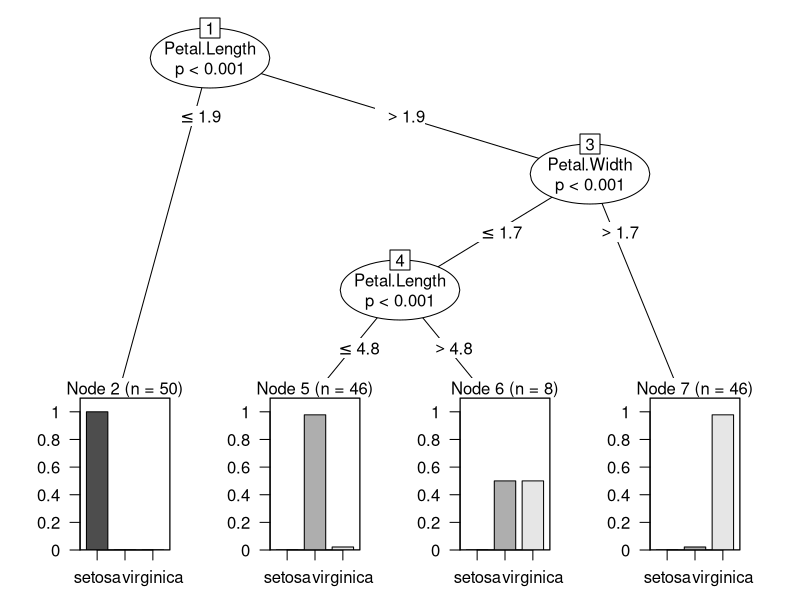

Generate this figure with R:
iris

t <- t.test(iris$Sepal.Length, iris$Petal.Width)
t
c <- cor(iris$Sepal.Length, iris$Sepal.Width)
c

ari <- arima(iris$Sepal.Length)

predict(ari, 10)
training <- iris[1:130,]
testing <- iris[131:150,]

regresi1 <- lm(Petal.Width ~ Sepal.Length+Sepal.Width+Petal.Length, data = iris)
attach(iris)
regresi1 <- lm(Petal.Width ~ Sepal.Length+Sepal.Width+Petal.Length)
summary(regresi1)
predict(regresi1, testing)


install.packages('partykit')
library(partykit)
dtree <- ctree(Species ~  ., data = iris)
plot(dtree)
